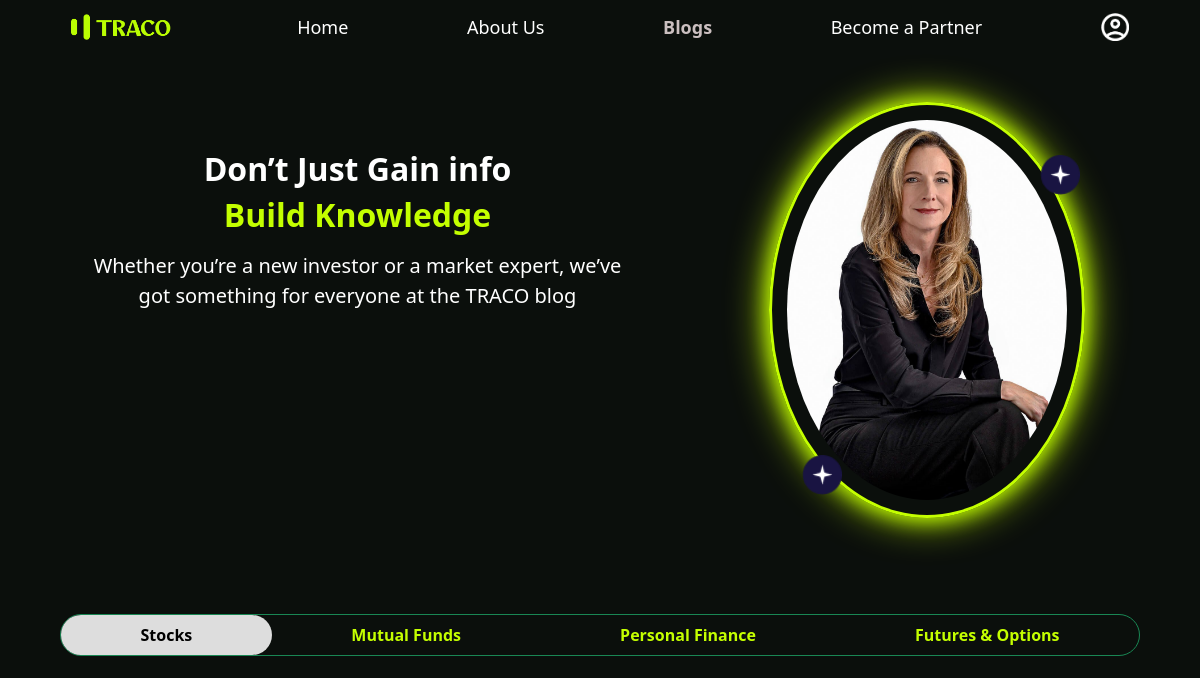
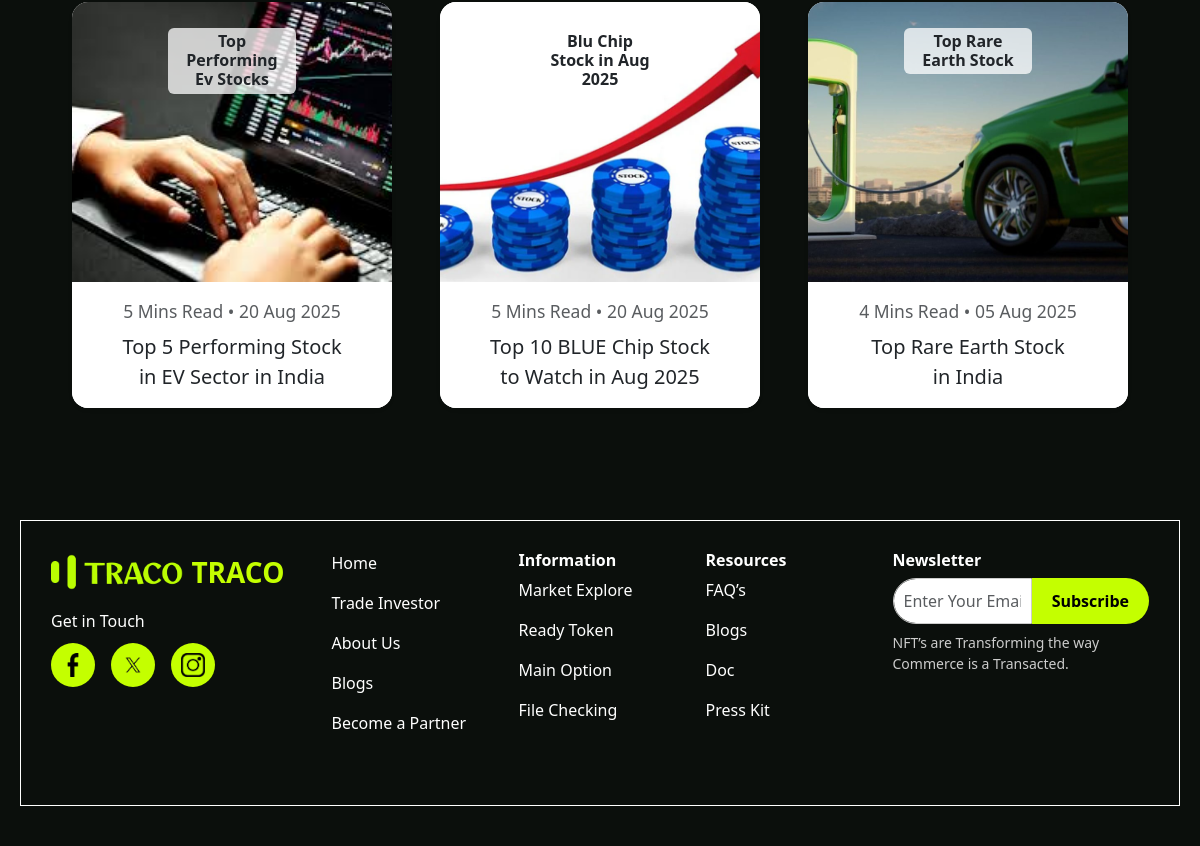
The page /blog/ on the database as committed earlier (2 pictures, top to bottom).
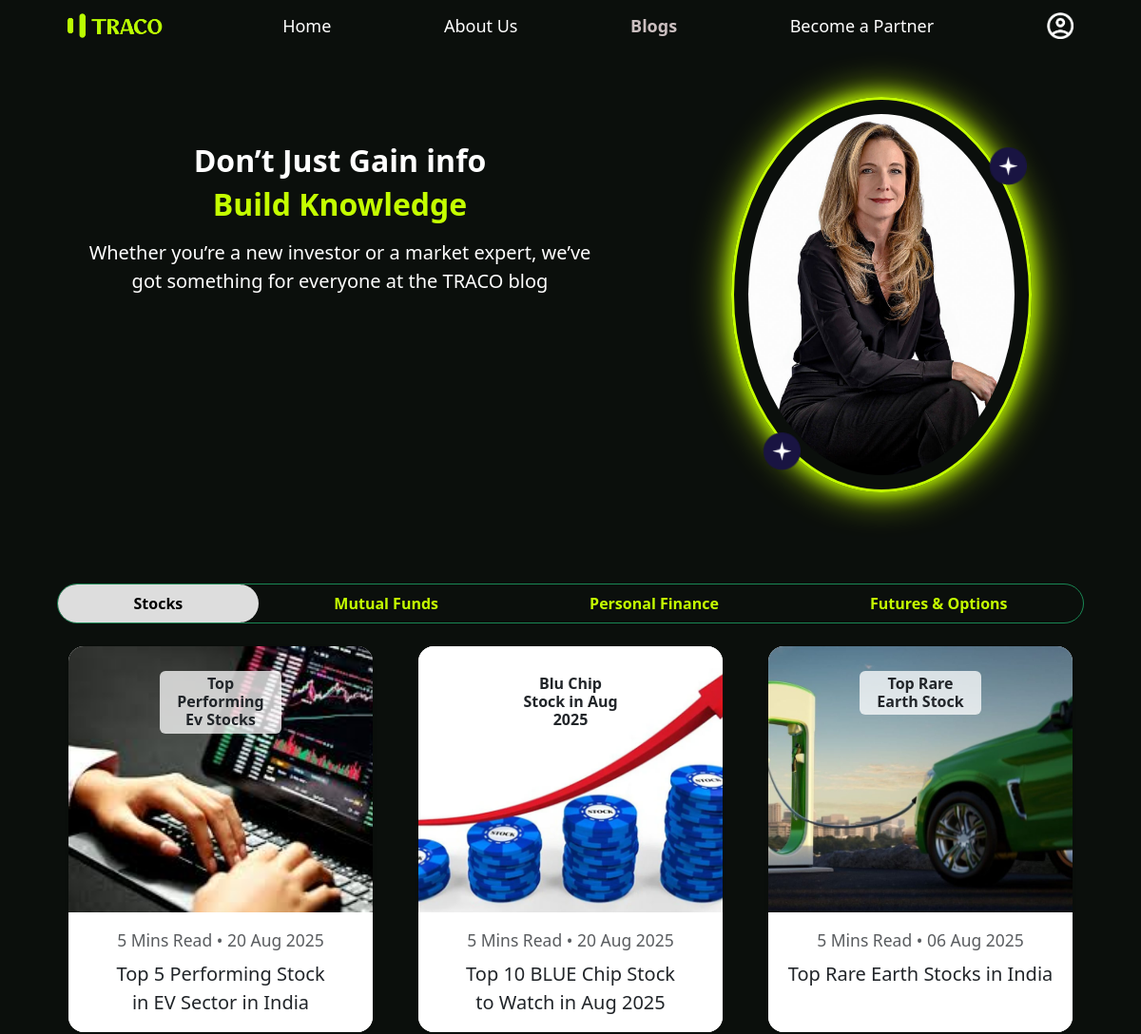
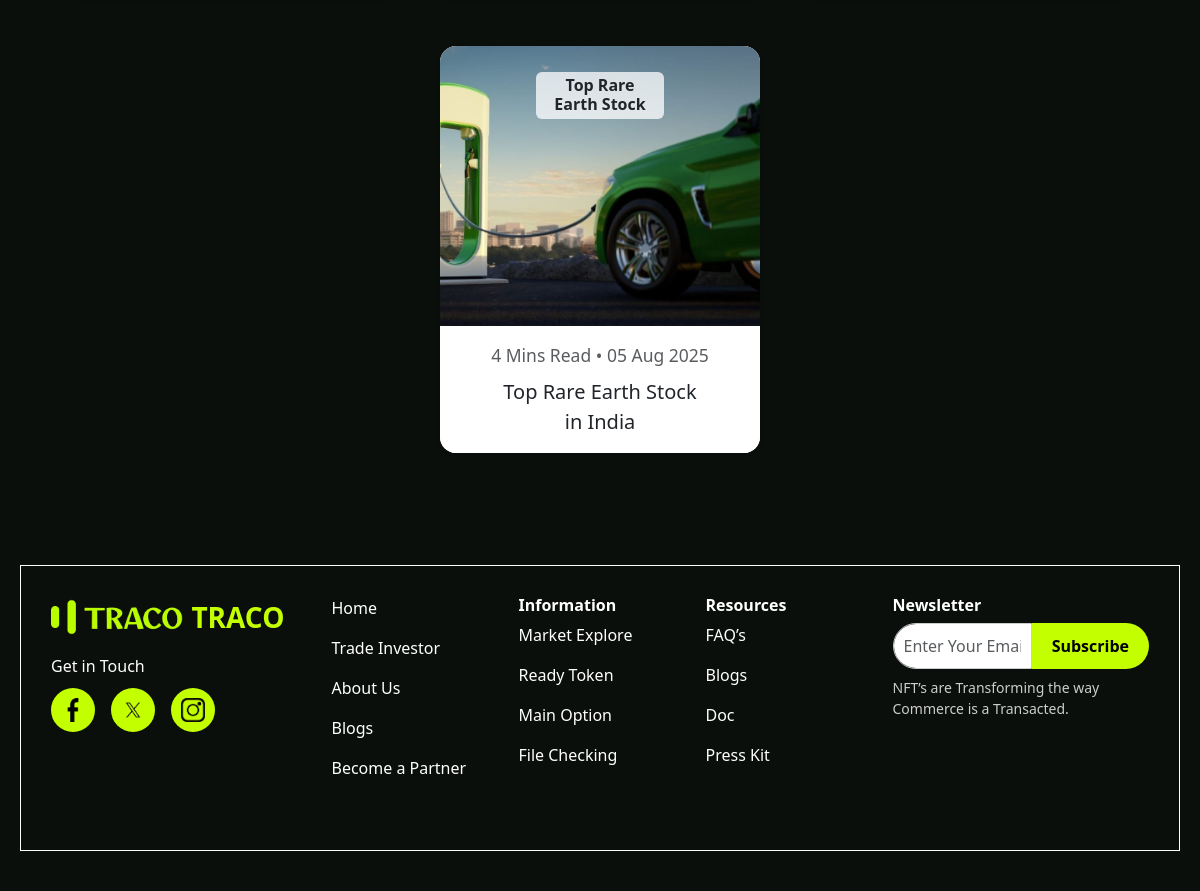
The same page on the database as committed later (2 pictures, top to bottom).
### accounts/models.py (models this page shows, shortened)
class BlogHero(models.Model):
    title = models.CharField(max_length=200, default="Don’t Just Gain info")
    subtitle = models.CharField(max_length=200, default="Build Knowledge")
    description = models.TextField(
        default="Whether you’re a new investor or a market expert, we’ve got something for everyone at the TRACO blog"
    )
    image = models.ImageField(upload_to="blog/", blank=True, null=True)
    sparkle = models.ImageField(upload_to="blog/", blank=True, null=True)
    class Meta:
        verbose_name = "Blog Hero_Section"
        verbose_name_plural = "Blog Hero_Section"

class BlogTab(models.Model):
    TAB_CHOICES = [
        ("stocks", "Stocks"),
        ("mutual", "Mutual Funds"),
        ("finance", "Personal Finance"),
        ("futures", "Futures & Options"),
    ]
    tab_key = models.CharField(max_length=20, choices=TAB_CHOICES, unique=True)
    class Meta:
        verbose_name = "Blog tabs"
        verbose_name_plural = "Blog tabs"

class BlogPost(models.Model):
    CATEGORY_CHOICES = [
        ("stocks", "Stocks"),
        ("mutual", "Mutual Funds"),
        ("finance", "Personal Finance"),
        ("futures", "Futures & Options"),
    ]
    category = models.CharField(max_length=20, choices=CATEGORY_CHOICES)
    title = models.CharField(max_length=200)
    short_desc = models.TextField()
    read_time = models.CharField(max_length=50, default="5 Mins Read")
    date = models.DateField()
    image = models.ImageField(upload_to="blog_posts/", blank=True, null=True)
    class Meta:
        verbose_name = "Blog Posts"
        verbose_name_plural = "Blog Posts"

### accounts/views.py (the view)
# urls.py: 2. Add a URL to urlpatterns:  path('blog/', include('blog.urls'))
def blog(request):
    hero = BlogHero.objects.first()
    tabs = BlogTab.objects.all().order_by("id")
    posts = BlogPost.objects.all().order_by("-date")
    return render(
        request,
        "front_end/layout/blog.html",
        {"hero": hero, "tabs": tabs, "posts": posts}
    )

### front_end/templates/front_end/layout/blog.html (shortened to what this page needs)
{% extends "front_end/layout/base.html" %}
{% load static %}
{% block content %}
<section class="blog-hero py-5">
  <div class="container">
   <div class="row align-items-start g-5">
  <div class="col-lg-7 text-center my-5">
    <h2 class="fw-bold mt-lg-5">{{ hero.title|default:"Don’t Just Gain info" }}</h2>
    <h2 class="fw-bold text-neon">{{ hero.subtitle|default:"Build Knowledge" }}</h2>
    <p class="mt-3 fs-5 px-5">
      {{ hero.description|default:"Whether you’re a new investor or a market expert, we’ve got something for everyone at the TRACO blog" }}
    </p>
  </div>
  <div class="col-lg-3 text-lg-start text-center position-relative ms-lg-5">
    <div class="oval-wrapper position-relative">
      {% if hero.image %}
        <img src="{{ hero.image.url }}" alt="{{ hero.subtitle }}" class="ceo-img">
      {% else %}
        <img src="{% static 'images/ceo.png' %}" alt="CEO" class="ceo-img">
      {% endif %}
      {% if hero.sparkle %}
        <img src="{{ hero.sparkle.url }}" alt="Sparkle" class="sparkle sparkle-top">
        <img src="{{ hero.sparkle.url }}" alt="Sparkle" class="sparkle sparkle-bottom">
      {% endif %}
    </div>
  </div>
</div>
  </div>
</section>
<section class="blog-tabs-section py-5">
<ul class="nav nav-pills rounded-pill border border-success d-flex mb-4 flex-wrap mx-auto"
    id="blogTab" role="tablist"
    style="width:90%;">
  {% for tab in tabs %}
    <li class="nav-item flex-fill" role="presentation">
      <button
        class="nav-link w-100 fw-bold {% if forloop.first %}active{% endif %}"
        id="tab-{{ tab.tab_key }}"
        data-bs-toggle="pill"
        data-bs-target="#content-{{ tab.tab_key }}"
        type="button"
        role="tab">
        {{ tab.get_tab_key_display }}
      </button>
    </li>
  {% endfor %}
</ul>
<div class="tab-content" id="blogTabContent">
  {% for tab in tabs %}
    <div class="tab-pane fade {% if forloop.first %}show active{% endif %}"
         id="content-{{ tab.tab_key }}" role="tabpanel">
      <div class="container my-4" style="max-width: 90%; margin-left: auto; margin-right: auto;">
        <div class="row g-5 justify-content-center">
          {% for post in posts %}
            {% if post.category == tab.tab_key %}
              <div class="col-md-4 col-sm-6">
                <div class="card h-100 shadow-sm border-0 rounded-4 overflow-hidden position-relative" style="height: 420px;">
                  {% if post.image %}
                    <img src="{{ post.image.url }}" class="card-img-top" alt="{{ post.title }}" style="height: 280px; object-fit: cover;">
                  {% endif %}
                  <div class="card-img-overlay d-flex align-items-start p-3">
                    <h6 class="fw-bold text-dark bg-white bg-opacity-75 px-2 py-1 rounded">
                      {{ post.title }}
                    </h6>
                  </div>
                  <div class="card-body bg-white text-center fs-5">
                    <small class="text-muted d-block mb-2">
                      {{ post.read_time }} • {{ post.date|date:"d M Y" }}
                    </small>
                    <p class="mb-0">{{ post.short_desc|linebreaksbr }}</p>
                  </div>
                </div>
              </div>
            {% endif %}
          {% endfor %}
        </div>
      </div>
    </div>
  {% endfor %}
</div>
</section>
{% endblock %}

### front_end/templates/front_end/layout/base.html (shortened to what this page needs)
{% load static %}
<!DOCTYPE html>
<html lang="en">
<head>
  <link href="https://cdn.jsdelivr.net/npm/bootstrap@5.3.0/dist/css/bootstrap.min.css" rel="stylesheet">
  <link rel="stylesheet" href="{% static 'css/style.css' %}">
</head>
<body>
  {% include "front_end/include/navbar.html" %}
  <main>{% block content %}{% endblock %}</main>
  {% include "front_end/include/footer.html" %}
</body>
</html>

### front_end/templates/front_end/include/navbar.html
{% load static %}
<nav style="background-color:#0b0f0c; padding:12px 0; z-index:1;">
  <div class="container-fluid d-flex justify-content-between align-items-center" style="display:flex;">
    <div class="d-flex justify-content-center align-items-center flex-fill">
      <a href="{% url 'home' %}" class="text-decoration-none d-flex align-items-center">
        <img src="{% static 'images/logo.png' %}" alt="Logo" style="height:30px; margin-right:8px;">
      </a>
    </div>
    <div class="d-flex justify-content-center align-items-center flex-fill">
      <a href="{% url 'home' %}" style="color:white; font-size:18px; text-decoration:none;">Home</a>
    </div>
    <div class="d-flex justify-content-center align-items-center flex-fill">
      <a href="{% url 'about' %}" style="color:white; font-size:18px; text-decoration:none;">About Us</a>
    </div>
    <div class="d-flex justify-content-center align-items-center flex-fill">
      <a href="{% url 'blog' %}" style="color:#cbbfc0; font-size:18px; font-weight:bold; text-decoration:none;">Blogs</a>
    </div>
    <div class="d-flex justify-content-center align-items-center flex-fill">
      <a href="{% url 'partner' %}" style="color:white; font-size:18px; text-decoration:none;">Become a Partner</a>
    </div>
    <div class="d-flex justify-content-center align-items-center flex-fill">
      {% if user.is_authenticated %}
        <div class="dropdown">
          <a class="dropdown-toggle d-flex align-items-center text-decoration-none" href="#" id="userDropdown"
             role="button" data-bs-toggle="dropdown" aria-expanded="false" style="color:white; font-size:18px;">
            <img src="{% static 'images/user.png' %}" alt="User" style="height:28px; margin-right:6px;">
            {{ user.first_name|default:user.username }}
          </a>
          <ul class="dropdown-menu dropdown-menu-end" aria-labelledby="userDropdown">
            <li><a class="dropdown-item" href="{% url 'logout' %}">Logout</a></li>
          </ul>
        </div>
      {% else %}
        <a href="{% url 'login' %}">
          <img src="{% static 'images/user.png' %}" alt="User" style="height:28px;">
        </a>
      {% endif %}
    </div>
  </div>
</nav>

### front_end/templates/front_end/include/footer.html
{% load static %}
<footer style="background:#0b0f0c; color:white; padding:40px 20px;">
  <div class="container-fluid" style="border:1px solid white; padding:30px;">
    <div class="row text-start">
      <div class="col-md-3 mb-4">
        <div class="d-flex align-items-center mb-3">
          <img src="{% static 'images/logo.png' %}" alt="Logo" style="height:40px; margin-right:8px;">
          <span style="color:#c4ff00; font-weight:bold; font-size:28px;">TRACO</span>
        </div>
        <p style="margin-bottom:10px;">Get in Touch</p>
        <div class="d-flex gap-3">
          <div style="background:#c4ff00; border-radius:50%; padding:10px; display:flex; align-items:center; justify-content:center;">
            <img src="{% static 'images/facebook.png' %}" alt="Facebook" style="height:24px; width:24px;">
          </div>
          <div style="background:#c4ff00; border-radius:50%; padding:10px; display:flex; align-items:center; justify-content:center;">
            <img src="{% static 'images/twitter.png' %}" alt="Twitter" style="height:24px; width:24px;">
          </div>
          <div style="background:#c4ff00; border-radius:50%; padding:10px; display:flex; align-items:center; justify-content:center;">
            <img src="{% static 'images/instagram.png' %}" alt="Instagram" style="height:24px; width:24px;">
          </div>
        </div>
      </div>
      <div class="col-md-2 mb-4">
        <p><a href="#" style="color:white; text-decoration:none;">Home</a></p>
        <p><a href="#" style="color:white; text-decoration:none;">Trade Investor</a></p>
        <p><a href="#" style="color:white; text-decoration:none;">About Us</a></p>
        <p><a href="#" style="color:white; text-decoration:none;">Blogs</a></p>
        <p><a href="#" style="color:white; text-decoration:none;">Become a Partner</a></p>
      </div>
      <div class="col-md-2 mb-4">
        <h6 style="font-weight:bold;">Information</h6>
        <p><a href="#" style="color:white; text-decoration:none;">Market Explore</a></p>
        <p><a href="#" style="color:white; text-decoration:none;">Ready Token</a></p>
        <p><a href="#" style="color:white; text-decoration:none;">Main Option</a></p>
        <p><a href="#" style="color:white; text-decoration:none;">File Checking</a></p>
      </div>
      <div class="col-md-2 mb-4">
        <h6 style="font-weight:bold;">Resources</h6>
        <p><a href="#" style="color:white; text-decoration:none;">FAQ’s</a></p>
        <p><a href="#" style="color:white; text-decoration:none;">Blogs</a></p>
        <p><a href="#" style="color:white; text-decoration:none;">Doc</a></p>
        <p><a href="#" style="color:white; text-decoration:none;">Press Kit</a></p>
      </div>
      <div class="col-md-3 mb-4">
        <h6 style="font-weight:bold;">Newsletter</h6>
        <form class="d-flex mb-2">
          <input type="email" class="form-control" placeholder="Enter Your Email"
                 style="border-radius:25px 0 0 25px; border:1px solid #ccc; padding:10px;">
          <button type="submit"
                  style="background:#c4ff00; border:none; border-radius:0 25px 25px 0; padding:10px 20px; font-weight:bold;">
            Subscribe
          </button>
        </form>
        <p style="font-size:14px; color:#ccc;">NFT’s are Transforming the way Commerce is a Transacted.</p>
      </div>
    </div>
  </div>
</footer>

### static/css/style.css (style rules this page uses)
* { margin: 0; padding: 0; box-sizing: border-box; scroll-behavior: smooth; }

### front_end/templates/front_end/layout/base.html (style rules this page uses)
body { background-color: #0b0f0c; color: #c4ff00; }
.form-control { border-radius: 20px; }

### front_end/templates/front_end/layout/blog.html (style rules this page uses)
.blog-hero { background: #0b0f0c; color: white; }
.text-neon { color: #c4ff00; }
.oval-wrapper { border: 3px solid #c4ff00; border-radius: 50% ; padding: 15px; display: inline-block; position: relative; box-shadow: 0 0 20px #c4ff00, 0 0 40px #c4ff00; }
.ceo-img { border-radius: 50% ; width: 280px; height: 380px; object-fit: cover; }
.sparkle { position: absolute; width: 40px; height: 40px; z-index: 5; animation: spin 6s linear infinite, pulse 2s ease-in-out infinite; }
.sparkle-top { top: 50px; right: 2px; }
.sparkle-bottom { bottom: 20px; left: 30px; }
.blog-tabs-section .nav-pills .nav-link { border-radius: 0; color: #c4ff00; }
.blog-tabs-section .nav-pills .nav-link.active { background: #ddd; color: black; border-radius: 100px; }
.card { border-radius: 20px; }
.card img { height: 200px; object-fit: cover; }
.card-img-overlay { top: 10px; left: 50%; transform: translateX(-50%); text-align: center; }
.card-img-overlay h6 { color: #000; font-weight: bold; background: rgba(255,255,255,0.8); padding: 6px 12px; border-radius: 8px; }

Rows that differ between the two databases and show on the page:
added BlogPost: image (picture), title "Top Rare Earth Stock", read_time "5 Mins Read", date "06 Aug 2025", short_desc "Top Rare Earth Stocks in India", shown under BlogTab "Stocks"
